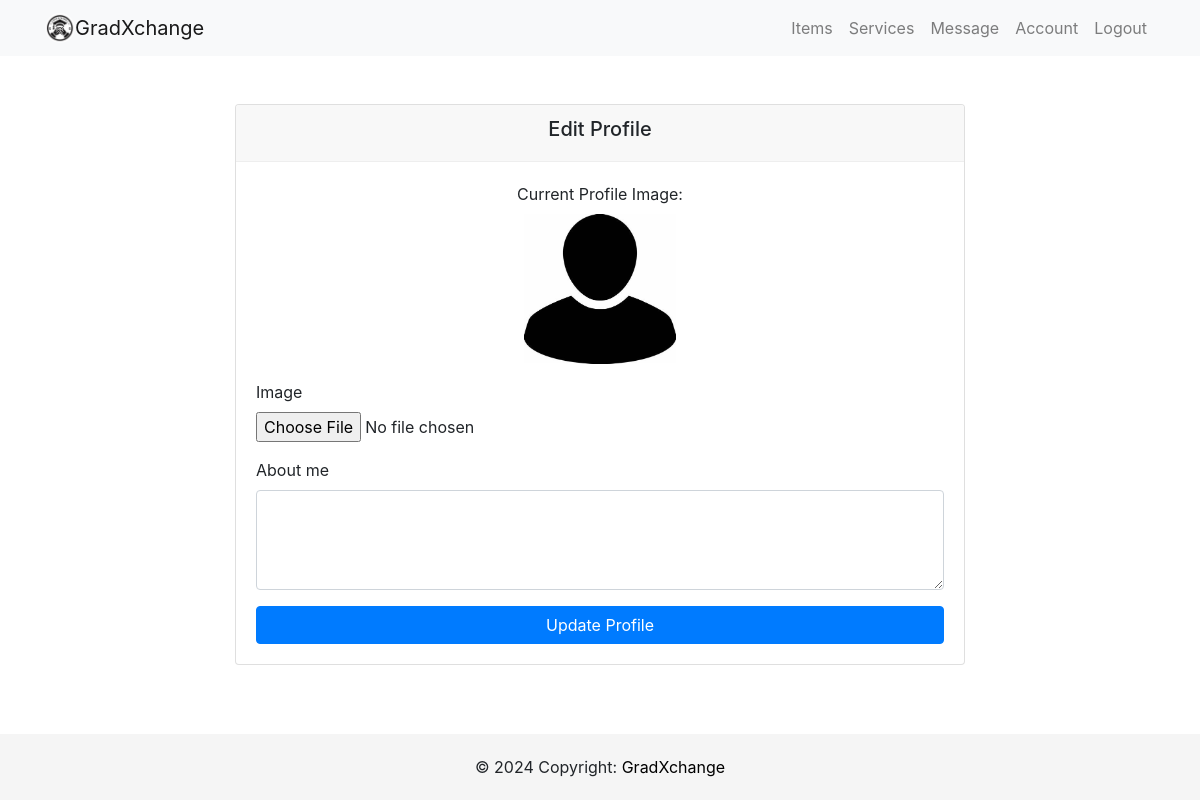
The page /edit_about/ (signed in) on the database as committed earlier.
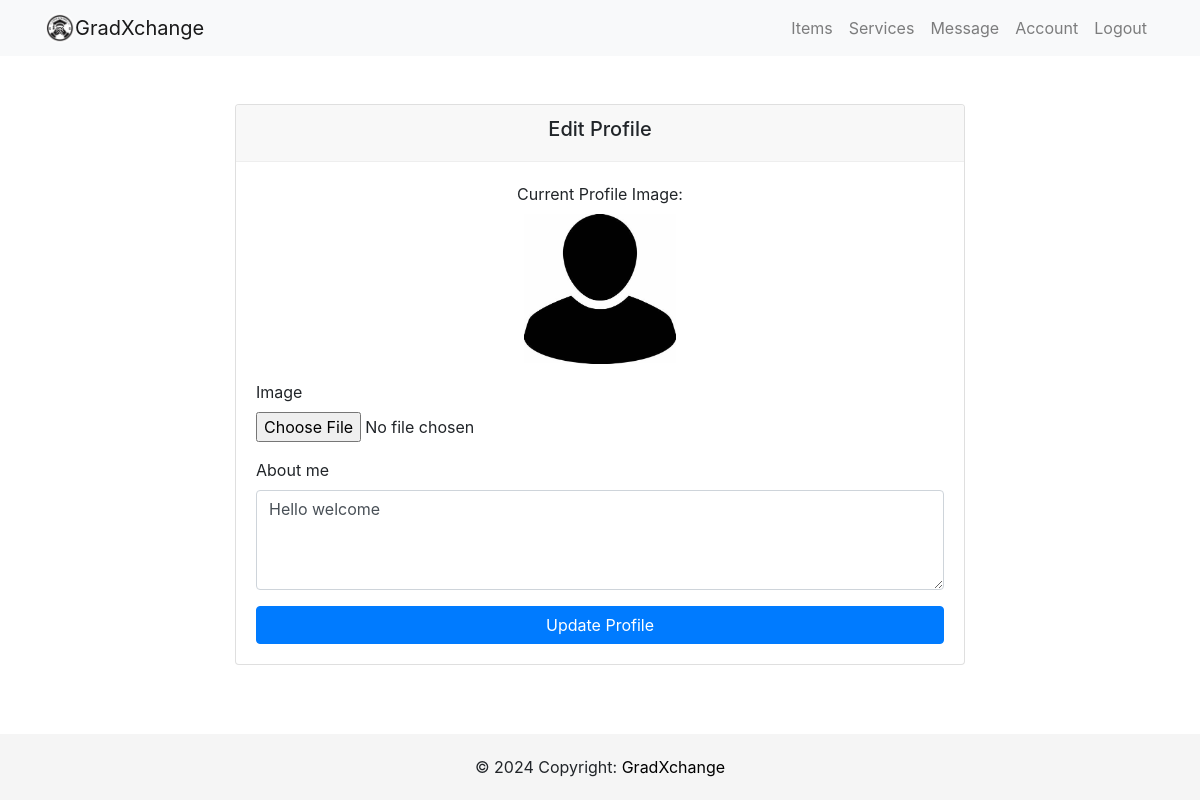
The same page on the database as committed later.
### users/models.py (models this page shows, shortened)
class Profile(models.Model):
    user = models.OneToOneField(User, on_delete=models.CASCADE)
    image = models.ImageField(default='profilepic.jpg', upload_to='profile_picture')
    location =models.CharField(max_length=100)
    about_me = models.CharField(max_length=200, null=True, blank=True)
    phone_regex = RegexValidator(
        regex=r'^\+?60?\d{9,10}$',
        message="Phone number must be entered in the format: '+60123456789'. With country code +60 and up to 10 digits allowed."
    )
    phone = models.CharField(validators=[phone_regex], max_length=17, blank=True)  # Optional: adjust max_length as needed
    whatsapp_regex = RegexValidator(
        regex=r'^\+?60?\d{9,10}$',
        message="Whatsapp number must be entered in the format: '+60123456789'. With country code +60 and up to 10 digits allowed."
    )
    whatsapp = models.CharField(validators=[whatsapp_regex], max_length=17, blank=True)

### users/views.py (the view)
# urls.py: path('edit_about/',user_views.edit_about, name='edit_about'),
@login_required
def edit_about(request):
    if request.method=='POST':
        about_form = AboutEditForm(instance=request.user.profile,data=request.POST,files=request.FILES) # data from posted data, instance from form data
        if about_form.is_valid() :
            about_form.save()
            messages.success(request, "Your About Me was updated successfully!")
            return redirect(reverse('account', kwargs={'username': request.user.username}))
    else:
        about_form = AboutEditForm(instance=request.user.profile)
    return render(request,'users/edit-about.html',{'about_form':about_form,})

### users/forms.py
class AboutEditForm(forms.ModelForm):
    class Meta:
        model = Profile
        fields = ('image','about_me',)
        widgets = {
            'about_me': Textarea(attrs={'rows': 4, 'cols': 40}),  # Adjust the size as needed
        }

### users/context_processors.py (called while the page is built)
def unread_message_count(request):
    if request.user.is_authenticated:
        count = Message.objects.filter(recipient=request.user.profile, is_read=False).count()
        return {'unread_message_count': count}
    return {}

### users/templates/users/edit-about.html (shortened to what this page needs)
{% extends 'users/base.html' %}
{% block body %}
<div class="container mt-5">
    <div class="row justify-content-center">
        <div class="col-12 col-md-10 col-lg-8">
            <div class="card">
                <div class="card-header text-center">
                    <h5>Edit Profile</h5>
                </div>
                <div class="card-body">
                    <form method="post" enctype="multipart/form-data">
                        {% if about_form.instance.image %}
                        <div class="form-group text-center">
                            <label>Current Profile Image:</label><br>
                            <img src="{{ about_form.instance.image.url }}" alt="Profile Image">
                        </div>
                        {% endif %}
                        <div class="form-group">
                            <label for="{{ about_form.image.id_for_label }}">{{ about_form.image.label }}</label>
                            <input type="file" class="form-control-file" id="{{ about_form.image.id_for_label }}"
                                name="{{ about_form.image.name }}">
                        </div>
                        <div class="form-group">
                            <label for="{{ about_form.about_me.id_for_label }}">{{ about_form.about_me.label }}</label>
                            <textarea class="form-control textarea-big" id="{{ about_form.about_me.id_for_label }}"
                                name="{{ about_form.about_me.name }}">{{ about_form.about_me.value|default_if_none:'' }}</textarea>
                        </div>
                        <button type="submit" class="btn btn-primary btn-block">Update Profile</button>
                    </form>
                </div>
            </div>
        </div>
    </div>
</div>
{% endblock %}

Rows that differ between the two databases and show on the page:
changed Profile: about_me (not shown) → "Hello welcome"
